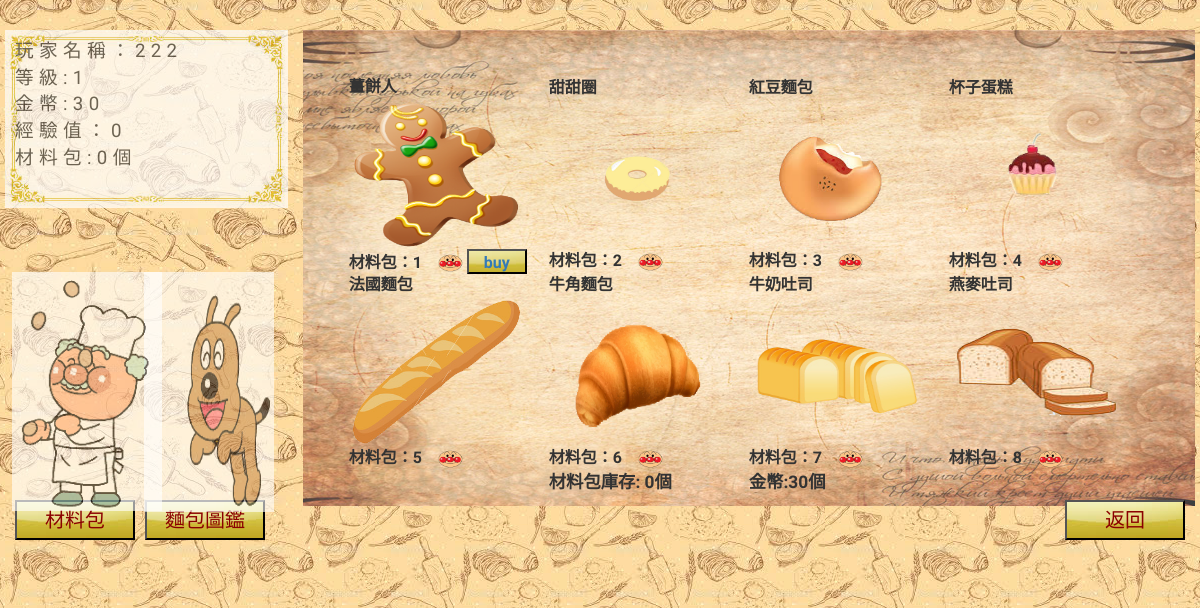
The app's page /material.php (signed in) with its own data.
### tables this page shows
CREATE TABLE IF NOT EXISTS `player` (
  `pid` varchar(30) NOT NULL,
  `pname` varchar(30) NOT NULL,
  `pwd` varchar(20) NOT NULL,
  `exp` int(11) NOT NULL DEFAULT '0',
  `level` int(11) NOT NULL DEFAULT '1',
  `coin` int(11) NOT NULL DEFAULT '500',
  `material` int(11) NOT NULL
);

### material.php (the view, shortened to what this page needs)
<?php
    include"config.php";
    $pid=$_SESSION['uID'];
?>
<!DOCTYPE html>
<html lang="en">
<head>
<link rel="stylesheet" href="https://maxcdn.bootstrapcdn.com/bootstrap/3.3.1/css/bootstrap.min.css">
<link rel="stylesheet" href="https://maxcdn.bootstrapcdn.com/bootstrap/3.3.1/css/bootstrap-theme.min.css">
<link rel="stylesheet" href="css/bread.css">
</head>
<body>
<div class="container-fluid">
    <div class="row" id="wrapper">
        <div class="col-md-12" id="section1">
            <div class="row no-gutter" id="section1-1">
                <div class="col-md-3" id="leftbar">
				    <?php
                        $sql1 = "select  * from player  where pid='$pid'";
                        $results1=mysqli_query($conn,$sql1);
                        if($rows=mysqli_fetch_array($results1)){
                            echo"<div id=\"column\">",
                                "玩家名稱：".$rows["pname"]."</br>",
                                "等級:".$rows["level"]."</br>",
                                "金幣:".$rows["coin"]."</br>",
                                "經驗值：".$rows["exp"]."</br>",
                                "材料包:".$rows["material"]."個</br></br></br></div>";
                        }
                    ?>
                </div>
                <div class="col-md-9" id="table">
                    <table align="center"  cellspacing="10" cellpadding="5" >
                    <thead><tr><br/>
                    <th width="200"height="150"align="Center">薑餅人<br/><img src="img/8.png"width="175px"height="150px"/><br/>材料包：1
                    &nbsp;&nbsp;&nbsp;<img src="img/15.gif"width="25"height="20"/>
                    <?php
				    $sqlb = "select * from player where pid='$pid'";
				    $results=mysqli_query($conn,$sqlb);
				    if($rs=mysqli_fetch_array($results)){
                        if($rs["coin"] > 14){
					    if($rs["level"] >= 1){
                            if($rs["material"] < 0 ){
                                echo "<button>buy</button><br/></th>";
                            }
                            else echo "<button><a href='materialbuy.php?id=",1 ,"'>buy</a></button><br/></th>";
                            }
                        }
				    }
				    else echo "<button>buy</button><br/></th>";
				    ?>
                    <th width="200"height="150"align="Center">甜甜圈<br/><img src="img/6.png"width="175"height="150"/></button><br/>材料包：2
                    &nbsp;&nbsp;&nbsp;<img src="img/15.gif"width="25"height="20"/>
                    <th width="200"height="150"align="Center">紅豆麵包<br/><img src="img/1.png"width="175"height="150"/><br/>材料包：3
                    &nbsp;&nbsp;&nbsp;<img src="img/15.gif"width="25"height="20"/>
                    <th width="200"height="150"align="Center">杯子蛋糕<br/><img src="img/4.png"width="175"height="150"/><br/>材料包：4
                    &nbsp;&nbsp;&nbsp;<img src="img/15.gif"width="25"height="20"/>
                    </tr></thead>
                    <thead><tr>
                    <th width="200"height="150"align="Center">法國麵包<br/><img src="img/5.png"width="175"height="150"/><br/>材料包：5
                    &nbsp;&nbsp;&nbsp;<img src="img/15.gif"width="25"height="20"/>
                    <th width="200"height="150"align="Center">牛角麵包<br/><img src="img/3.png"width="175"height="150"/><br/>材料包：6
                    &nbsp;&nbsp;&nbsp;<img src="img/15.gif"width="25"height="20"/>
                    <th width="200"height="150"align="Center">牛奶吐司<br/><img src="img/2.png"width="175"height="150"/><br/>材料包：7
                    &nbsp;&nbsp;&nbsp;<img src="img/15.gif"width="25"height="20"/>
                    <th width="200"height="150"align="Center">燕麥吐司<br/><img src="img/7.png"width="175"height="150"/><br/>材料包：8
                    &nbsp;&nbsp;&nbsp;<img src="img/15.gif"width="25"height="20"/>
                    </tr></thead>
                    <br/><thead><tr><th></th>
                    <th style="font-size:13pt;">
                    <?php
                        $sql1 = "select  * from player  where pid='$pid'";
                        $results1=mysqli_query($conn,$sql1);
                        if($rows=mysqli_fetch_array($results1)){
                            echo"<div id=\"column\">",
                                "材料包庫存:   ".$rows["material"]."個</br></br></br></div>";
                        }
                    ?>
                    </th>
                    <th style="font-size:13pt;">
                    <?php
                        $sql1 = "select  * from player  where pid='$pid'";
                        $results1=mysqli_query($conn,$sql1);
                        if($rows=mysqli_fetch_array($results1)){
                            echo"<div id=\"column\">",
                                "金幣:".$rows["coin"]."個</br></br></br></div>";
                        }
                    ?>
                    </th>
                    </tr>
                    </thead>
                    </table>
                    <br/>
                </div>
            </div>
            <div class="row no-gutter">
                <div class="col-md-12" id="space"> </div>
            </div>
            <div class="row no-gutter" id="button">
			<button onclick="self.location.href='material.php'" style="position:absolute; bottom:10px; left:10px; width:120px; height:40px; font-size:20px">材料包</button>
			<button onclick="self.location.href='bread.php'" style="position:absolute; bottom:10px; left:140px;width:120px; height:40px; font-size:20px;">麵包圖鑑</button>
			<button onclick="self.location.href='kitchen.php'" style="position:absolute; bottom:10px; right:10px;width:120px; height:40px; font-size:20px;">返回</button>
            </div>
        </div>
		<div id="picture">
		<p><img src="img/m4.gif"width="130" height="240"/ ></p>
	    </div>
	    <div id="picture2">
		<p><img src="img/m2.gif"width="150"/ ></p>
	     </div>
    </div>
</div>
</body>
</html>

### css/bread.css (style rules this page uses)
* { font-family: "�L�n������","Microsoft JhengHei",'Source Sans Pro', sans-serif; -webkit-box-sizing: border-box; -moz-box-sizing: border-box; box-sizing: border-box; }
html, body { height:100%; width:100%; }
p { font-size: 20px; line-height: 30px; }
button { width:30%; height:25px; }
.container-fluid { padding:20px; }
.no-gutter > [class*='col-'] { padding-right:0px; padding-left:0px; }
#wrapper { margin-bottom:10px; margin-top:10px; }
#button { height:40px; }
#table { background:top no-repeat url('../img/24.jpg'); position:relative; height:0; padding-bottom:40%; overflow:hidden; margin:2 auto; }
#space { min-height:4px; max-height:5px; }

### material.php (style rules this page uses)
body { background-color:#DAA520; background-image:url(img/22.jpg); background-opacity:0.1; background-position: 150px 300px; font-size:12pt; }
#leftbar { background: linear-gradient(to right,#DEB887 40%,#FFDAB9); background-image:url(img/12.jpg); background-repeat: no-repeat; padding:8px 0px 3px 10px; opacity:0.7; letter-spacing: 4pt; font-size:14pt; }
#picture { position:absolute; left:12%; top:34%; opacity:0.6; }
#picture2 { position:absolute; left:1%; top:34%; opacity:0.6; }
button { background-image:url(img/13.jpg); background-repeat:no-repeat; background-position:center; color:#8B0000; }

### records on screen
player: pname "222", level "1", coin "30", exp "0", material "0"
